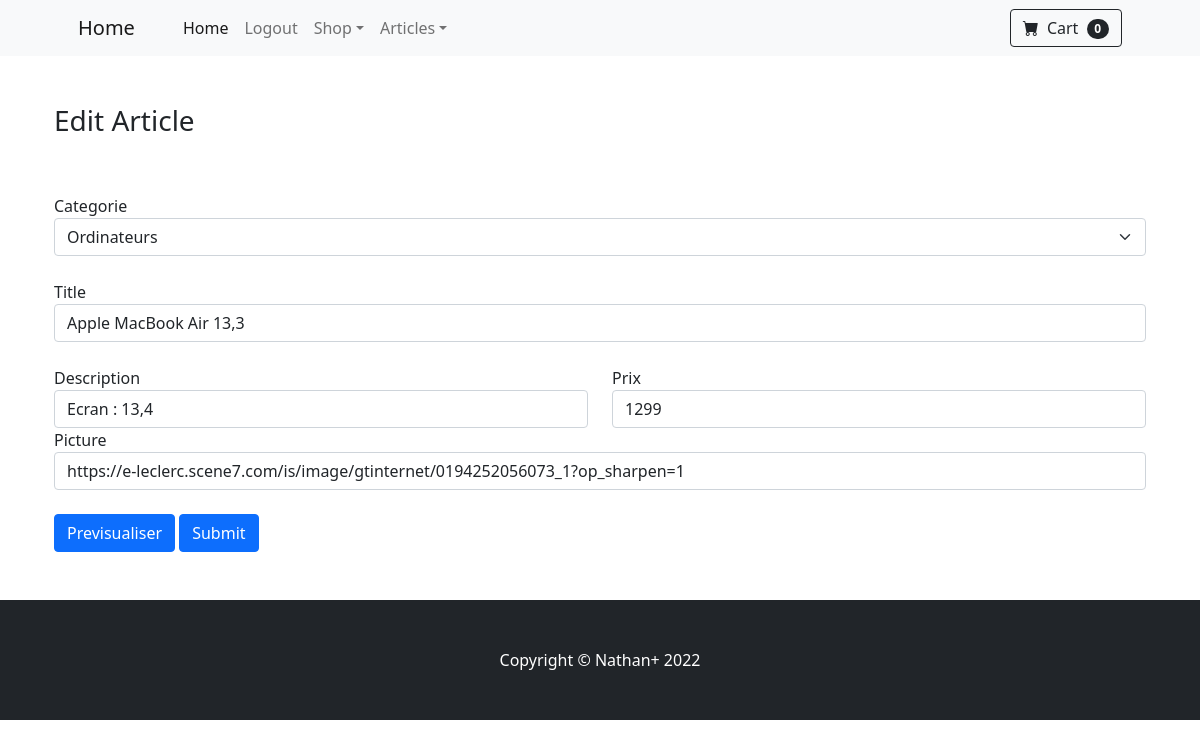
The app's page /php/update_art.php?id=4 (signed in) with its own data.
### tables this page shows
CREATE TABLE `Articles` (
  `id` int(11) NOT NULL AUTO_INCREMENT,
  `Title` varchar(300) DEFAULT NULL,
  `Description` varchar(200) DEFAULT NULL,
  `Date_ajout` datetime DEFAULT NULL,
  `id_Catégories` int(11) DEFAULT NULL,
  `picture` longtext DEFAULT NULL,
  `prix` varchar(100) DEFAULT NULL,
  PRIMARY KEY (`id`),
  KEY `id_Catégories` (`id_Catégories`),
  CONSTRAINT `Articles_ibfk_1` FOREIGN KEY (`id_Catégories`) REFERENCES `Catégories` (`id`)
);

### php_obj/PHP_Class/Articles.php (called while the page is built, shortened)
<?php
class Articles
{
    function liste_one($id)
    {
        $cnx = cnx_bdd();
        $requete="SELECT * from Articles where id = $id; ";
        $jeuResultat=$cnx->query($requete);
        $i = 0;
        $ligne = $jeuResultat->fetch();
        while($ligne)
        {
            $info[$i]['id']=$ligne['id'];
            $info[$i]['Title']=$ligne['Title'];
            $info[$i]['Description']=$ligne['Description'];
            $info[$i]['picture']=$ligne['picture'];
            $info[$i]['prix']=$ligne['prix'];
            $info[$i]['cat']=$ligne['id_Catégories'];
            $ligne=$jeuResultat->fetch();
            $i = $i + 1;
        }
        return $info;
    }
}
?>

### php_obj/PHP_Class/Categories.php (called while the page is built, shortened)
<?php
class Categories
{
    function liste()
    {
        $cnx = cnx_bdd();
        $requete = "select * from Catégories ;";
        $jeuResultat=$cnx->query($requete);
        $i = 0;
        $ligne = $jeuResultat->fetch();
        while($ligne)
        {
            $info[$i]['id']=$ligne['id'];
            $info[$i]['Title']=$ligne['Title'];
            $info[$i]['Description']=$ligne['Description'];
            $ligne=$jeuResultat->fetch();
            $i = $i + 1;
        }
        return $info;
    }
    function liste_id($id)
    {
        $cnx = cnx_bdd();
        $requete = "select * from Catégories where id = $id ;";
        $jeuResultat=$cnx->query($requete);
        $i = 0;
        $ligne = $jeuResultat->fetch();
        while($ligne)
        {
            $info[$i]['id']=$ligne['id'];
            $info[$i]['Title']=$ligne['Title'];
            $info[$i]['Description']=$ligne['Description'];
            $ligne=$jeuResultat->fetch();
            $i = $i + 1;
        }
        return $info;
    }
}
?>

### vue/update_art.php (the view, shortened to what this page needs)
<div class="container">
    <div class="container">
        <br><br>
        <h3>Edit Article</h3>
        <br>
        <?php if(isset($_GET['pre'])) { ?>
        <div class="row">
  <div class="col">
  <section class="py-0">
            <div class="container px-2 px-lg-5 mt-3">
                <div class="row gx-4 gx-lg-3 row-cols-4 row-cols-md-1 row-cols-xl-2 justify-content-center">
                    <div class="col mb-5">
                        <div class="card h-100" id="test">
                            <img class="card-img-top" src="<?php echo $_GET['pic']; ?>" alt="..." />
                            <div class="card-body p-4">
                                <div class="text-center">
                                    <p class="fw-bolder"><?php echo $_GET['title']; ?></p>
                                  <?php echo $_GET['pr']; ?>€
                                </div>
                            </div>
                            <div class="card-footer p-4 pt-0 border-top-0 bg-transparent">
                            </div>
                        </div>
                    </div>
        </section>
  </div>
  <div class="col">
    <?php } $nc = $c->liste_id($al[0]['cat'])[0]['Title']; ?>
        <form action="" method="post">
            <br>
            <label for="exampleInputEmail1">Categorie </label>
        <select class="form-select" aria-label="Default select example" name="cat">
            <option value="<?php echo $al[0]['cat'] ?>"><?php echo $nc; ?></option>
</select>
<br>
  <div class="form-group">
    <label for="exampleInputEmail1">Title </label>
    <input type="texte" class="form-control" name="title"  value="<?php if(isset($_GET['pre'])) { echo $_GET['title']; } else { echo $al[0]['Title']; } ?>" required>
  </div>
  <br>
  <div class="row">
    <div class="col">
    <label for="exampleInputEmail1">Description </label>
      <input type="text" class="form-control"  name="des" value="<?php if(isset($_GET['pre'])) { echo $_GET['des']; } else { echo $al[0]['Description']; } ?>">
    </div>
    <div class="col">
    <label for="exampleInputEmail1">Prix </label>
      <input type="text" class="form-control"  name="prix" value="<?php if(isset($_GET['pre'])) { echo $_GET['pr']; } else { echo $al[0]['prix']; } ?>" required>
    </div>
  </div>
  <div class="form-group">
    <label for="exampleInputPassword1">Picture</label>
    <input type="texte" class="form-control" id="exampleInputPassword1" name="pic" value="<?php if(isset($_GET['pre'])) { echo $_GET['pic']; } else { echo $al[0]['picture']; } ?>" required>
  </div>
  <br>
  <button type="submit" class="btn btn-primary" name="pre">Previsualiser</button>
  <button type="submit" class="btn btn-primary">Submit</button>
</form>
<br><br>
</div>
</div>

### records on screen
articles: title "Apple MacBook Air 13,3", des "Ecran : 13,4", prix "1299", pic "https://e-leclerc.scene7.com/is/image/gtinternet/0194252056073_1?op_sharpen=1"

### other values on screen
$count "0"
form field cat "Ordinateurs"
